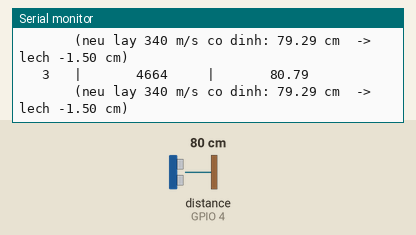
This sketch was run on a simulated ESP32. Shown: the last lines printed to the serial monitor. Wiring (inferred from the names in the program): ultrasonic range finder: trigger GPIO 2; echo GPIO 4. Inputs (shaded band) come from the test bench; at power-on: distance to the obstacle (sensor on GPIO 4) 80 cm. The echo pulse lasts 58.3 µs per cm.

Above: at 1.3 s.
1.4 s: distance to the obstacle (sensor on GPIO 4) set to 2 cm
At 2.0 s:
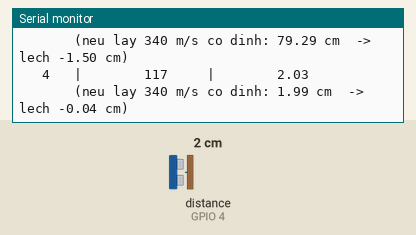
3.5 s: distance to the obstacle (sensor on GPIO 4) set to 18 cm
At 4.0 s:
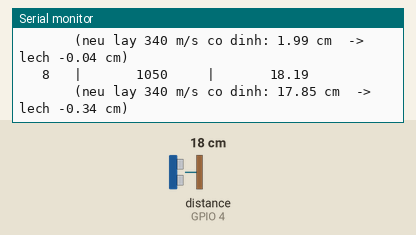
6.5 s: distance to the obstacle (sensor on GPIO 4) set to 4 cm
At 7.0 s:
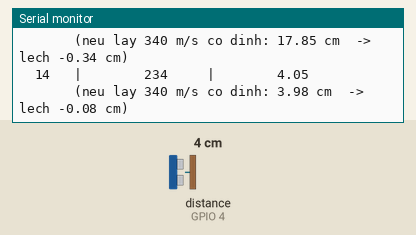
8.5 s: distance to the obstacle (sensor on GPIO 4) set to 120 cm
At 9.0 s:
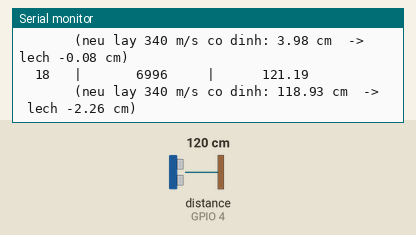
10.6 s: distance to the obstacle (sensor on GPIO 4) set to 250 cm
At 11.1 s:
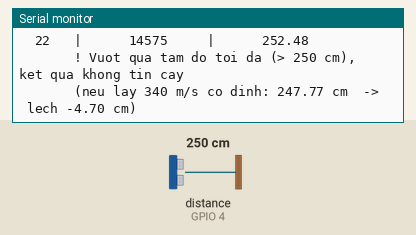
Timing chart, 0 to 13.1 s (numbered marks = the images above; inputs shaded):
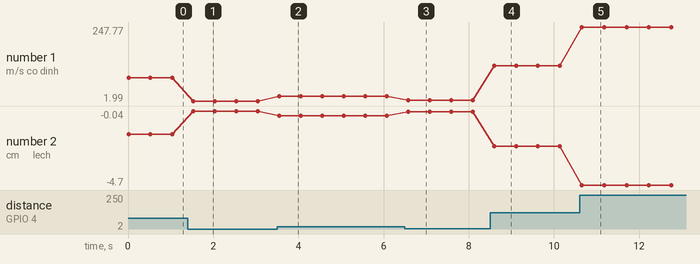

Measured:
- after the input at 1.4 s, the serial monitor: prints a new line after 0.14 s (image 1)
- after the input at 3.5 s, the serial monitor: prints a new line after 0.05 s (image 2)
- after the input at 6.5 s, the serial monitor: prints a new line after 0.08 s (image 3)
- after the input at 8.5 s, the serial monitor: prints a new line after 0.10 s (image 4)
- after the input at 10.6 s, the serial monitor: prints a new line after 0.05 s (image 5)
- plotted number 1: 79.29 → 1.99 after the input at 1.4 s, 1.99 → 17.85 after the input at 3.5 s, 17.85 → 3.98 after the input at 6.5 s, 3.98 → 118.93 after the input at 8.5 s, 118.93 → 247.77 after the input at 10.6 s
- plotted number 2: -1.5 → -0.04 after the input at 1.4 s, -0.04 → -0.34 after the input at 3.5 s, -0.34 → -0.08 after the input at 6.5 s, -0.08 → -2.26 after the input at 8.5 s, -2.26 → -4.7 after the input at 10.6 s

The sketch:

code-mang-di-3-sieu-am.ino
```cpp
/* Bai thi nghiem so 1 - Muc 3.2
 * Doc khoang cach tu cam bien sieu am US-015 va hien thi len Serial Monitor
 *
 * Noi day (Bang 1.4 cua tai lieu):
 *     TRIGGER  ->  IO 02
 *     ECHO     ->  IO 04
 *     VCC -> 5V   |   GND -> GND
 *
 * Khong can thu vien ngoai.
 *
 * CANH BAO PHAN CUNG THAT: chan ECHO cua US-015 / HC-SR04 xuat muc cao 5V,
 * trong khi chan GPIO cua ESP32 chi chiu 3,3V. Tren KIT thi nghiem cua truong
 * da co mach xu ly san. Neu tu lam o nha phai chia ap bang 2 dien tro
 * (1k + 2k) tren duong ECHO, hoac dung ban HC-SR04P chay 3,3V.
 */

const int TRIG_PIN = 2;   // IO 02
const int ECHO_PIN = 4;   // IO 04

// Nhiet do moi truong, dung de hieu chinh van toc song sieu am.
// Day chinh la cau tra loi cho cau hoi Buoc 4 cua bai.
float nhietDoC = 25.0;

// Gioi han do cua US-015 theo Bang 1.3: tu 2 cm den 2,5 m
const float D_MIN = 2.0;
const float D_MAX = 250.0;

// Thoi gian cho toi da (microsecond). 30000 us ~ 5 m ca di lan ve.
const unsigned long TIMEOUT_US = 30000UL;

int lanDo = 0;

// Van toc song am trong khong khi, don vi cm/us
// v(m/s) = 331,3 + 0,606 * T(C)   ->  chia 10000 de doi ra cm/us
float vanTocAm(float tC) {
  return (331.3 + 0.606 * tC) / 10000.0;
}

void setup() {
  Serial.begin(115200);
  pinMode(TRIG_PIN, OUTPUT);
  pinMode(ECHO_PIN, INPUT);
  digitalWrite(TRIG_PIN, LOW);

  Serial.println();
  Serial.println("=== Bai 1 - Muc 3.2: Do khoang cach bang US-015 ===");
  Serial.printf("Nhiet do dat: %.1f C  ->  van toc song am: %.1f m/s\n",
                nhietDoC, vanTocAm(nhietDoC) * 10000.0);
  Serial.println("Lan do | Thoi gian (us) | Khoang cach (cm)");
  Serial.println("-------+----------------+------------------");
}

void loop() {
  // 1. Phat mot xung muc cao 10 us vao chan TRIGGER
  digitalWrite(TRIG_PIN, LOW);
  delayMicroseconds(2);
  digitalWrite(TRIG_PIN, HIGH);
  delayMicroseconds(10);
  digitalWrite(TRIG_PIN, LOW);

  // 2. Do do rong xung muc cao tra ve tren chan ECHO
  //    Do rong nay chinh la thoi gian song di + ve
  unsigned long thoiGian = pulseIn(ECHO_PIN, HIGH, TIMEOUT_US);

  lanDo++;

  if (thoiGian == 0) {
    Serial.printf("  %2d   |     (het gio)  |  khong co vat can trong tam do\n", lanDo);
    delay(500);
    return;
  }

  // 3. Cong thuc tinh khoang cach
  //    khoang cach = thoi gian * van toc / 2
  //    Chia 2 vi thoi gian do duoc la ca luot di VA luot ve cua song.
  float khoangCach = (thoiGian * vanTocAm(nhietDoC)) / 2.0;

  Serial.printf("  %2d   |     %6lu     |      %6.2f\n", lanDo, thoiGian, khoangCach);

  // Canh bao vung mu - phuc vu Buoc 5 cua bai
  if (khoangCach < D_MIN)
    Serial.println("       ! Nam trong VUNG MU gan (< 2 cm), ket qua khong tin cay");
  if (khoangCach > D_MAX)
    Serial.println("       ! Vuot qua tam do toi da (> 250 cm), ket qua khong tin cay");

  // So sanh voi cach tinh gan dung 0,034 cm/us thuong gap trong giao trinh
  float xapXi = thoiGian * 0.034 / 2.0;
  Serial.printf("       (neu lay 340 m/s co dinh: %.2f cm  ->  lech %.2f cm)\n",
                xapXi, xapXi - khoangCach);

  delay(500);
}
```
